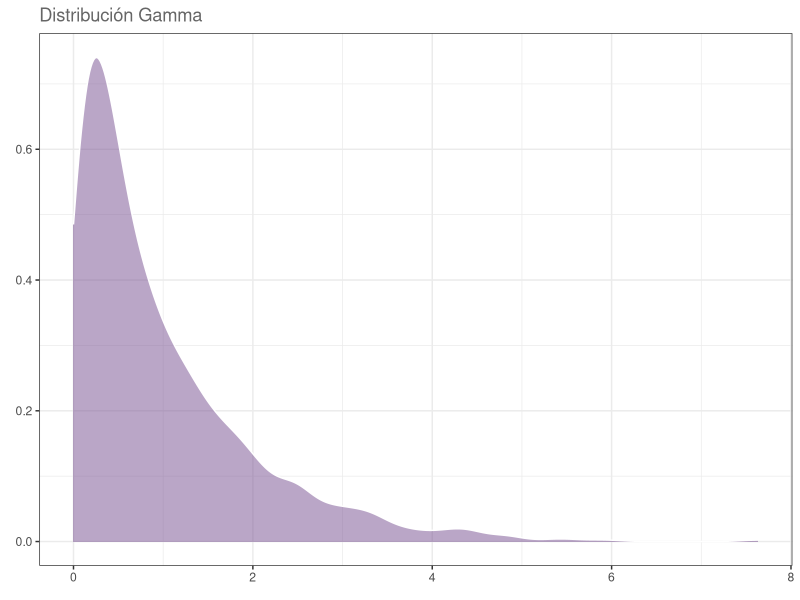
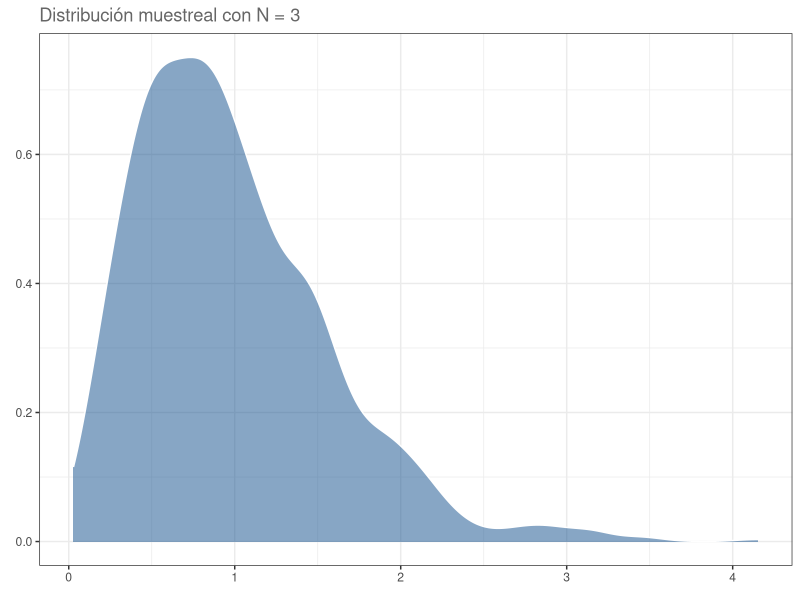
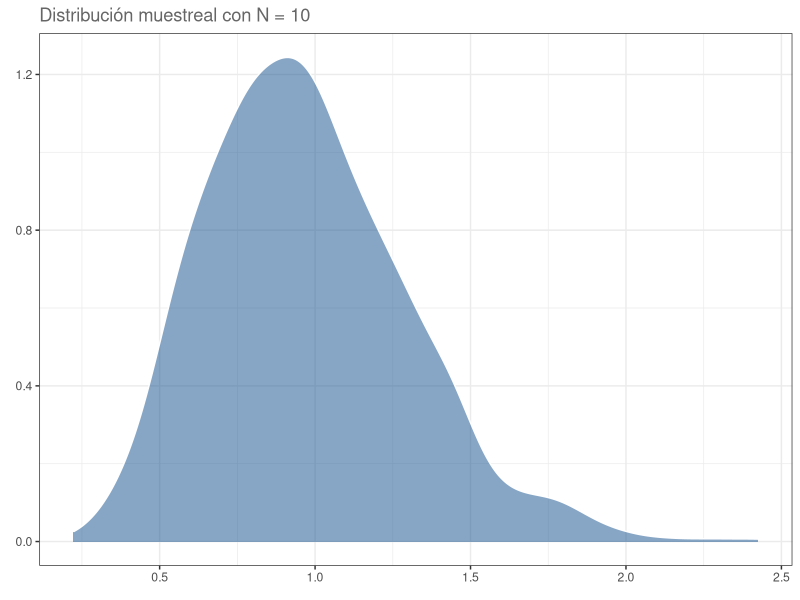
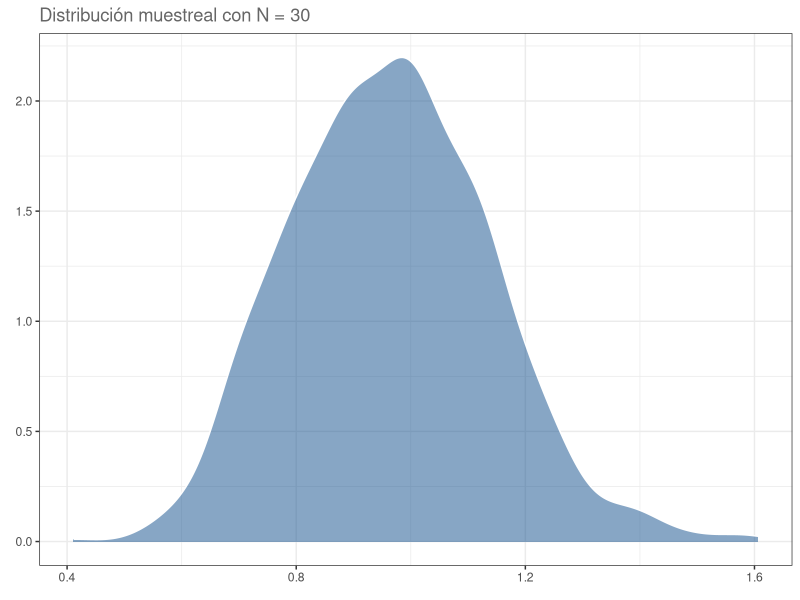
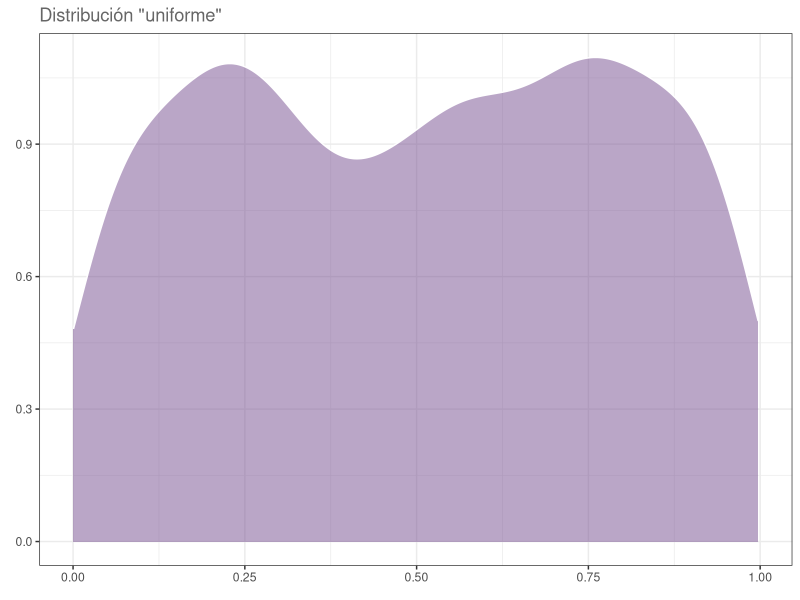
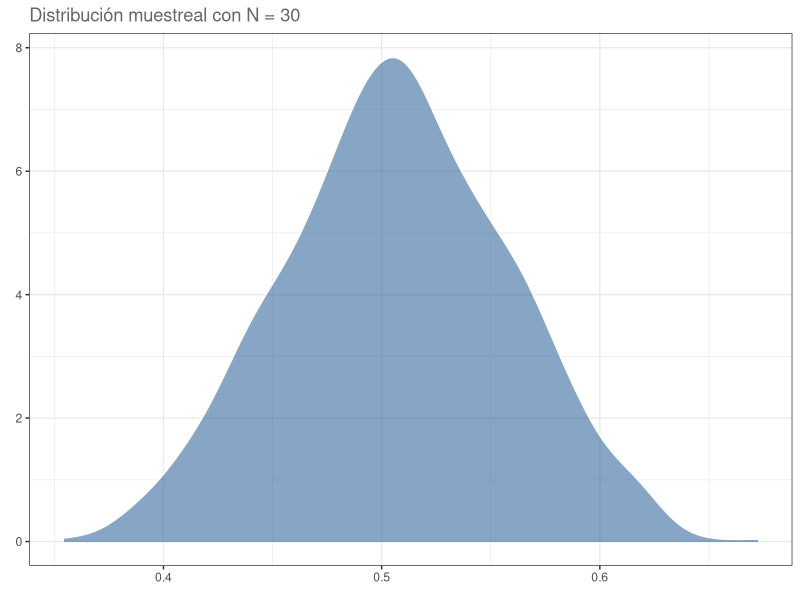
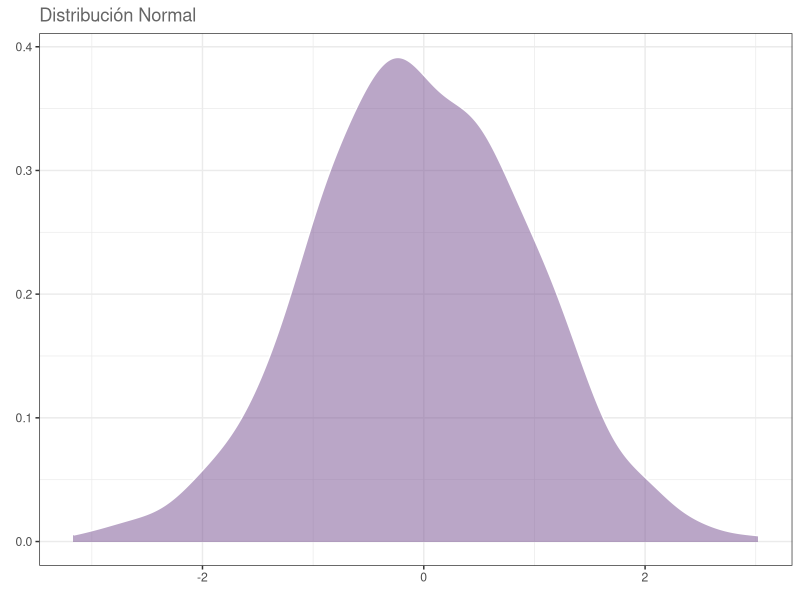
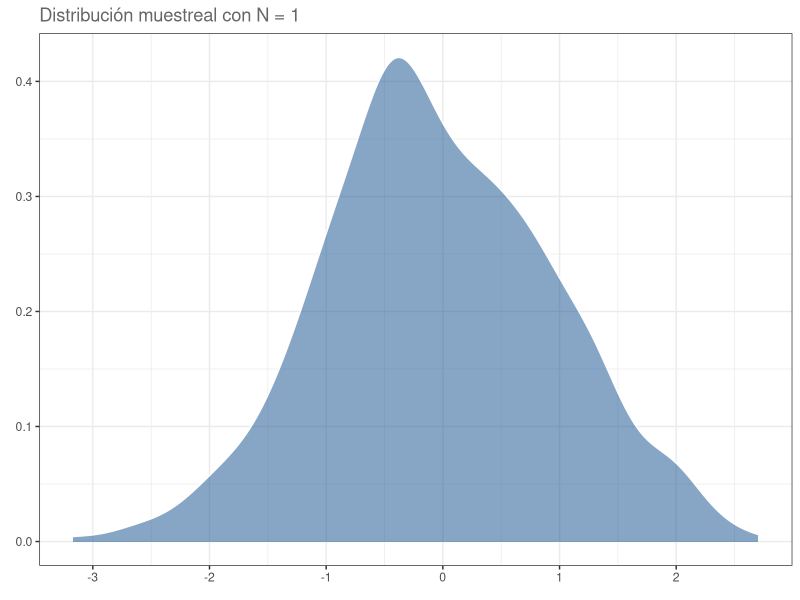

These charts were generated, in order, by the following R code: (Note: this script raises an error after producing the figures.)
## ---- chunk 1
library(ggplot2)
library(corrplot)
library(gridExtra)
library(rstatix)
#library(car)
library(dplyr)
library(ggpubr)
## ---- chunk 2
set.seed(0)
datos <- data.frame(x = 1:1000, y = rgamma(1000, 1))
gamma <- ggplot(data = datos, aes(y)) + 
         geom_density(fill = rgb(118,78,144, maxColorValue = 255), alpha = 0.5, colour = "white") +
         theme_bw() +
         labs(title = "Distribución Gamma",
              x = element_blank(),
              y = element_blank()) +
         theme(text = element_text(colour = "gray40"))

#cairo_pdf("gamma.pdf", family = "Montserrat", height = 5, width = 5*1.6, pointsize = 20)
gamma
#dev.off()
## ---- chunk 3
N = 3
medias <- data.frame(x = 1:1000, y = replicate(1000, mean(sample(datos$y, N))))


dist_n3 <- ggplot(data = medias, aes(y)) +
           geom_density(fill = "dodgerblue4", alpha = 0.5, colour = "white") +
           theme_bw() +
           labs(title = sprintf("Distribución muestreal con N = %d", N),
                x = element_blank(),
                y = element_blank()) +
           theme(text = element_text(colour = "gray40"))

#cairo_pdf("n_3.pdf", family = "Montserrat", height = 5, width = 5*1.6, pointsize = 20)
dist_n3
#dev.off()
## ---- chunk 4
N = 10
medias <- data.frame(x = 1:1000, y = replicate(1000, mean(sample(datos$y, N))))

dist_n10 <- ggplot(data = medias, aes(y)) +
            geom_density(fill = "dodgerblue4", alpha = 0.5, colour = "white") +
            theme_bw() +
            labs(title = sprintf("Distribución muestreal con N = %d", N),
                 x = element_blank(),
                 y = element_blank()) +
            theme(text = element_text(colour = "gray40"))

#cairo_pdf("n_10.pdf", family = "Montserrat", height = 5, width = 5*1.6, pointsize = 20)
dist_n10
#dev.off()
## ---- chunk 5
N = 30
medias <- data.frame(x = 1:1000, y = replicate(1000, mean(sample(datos$y, N))))


dist_n30 <- ggplot(data = medias, aes(y)) +
            geom_density(fill = "dodgerblue4", alpha = 0.5, colour = "white") +
            theme_bw() +
            labs(title = sprintf("Distribución muestreal con N = %d", N),
                 x = element_blank(),
                 y = element_blank()) +
            theme(text = element_text(colour = "gray40"))

#cairo_pdf("n_30.pdf", family = "Montserrat", height = 5, width = 5*1.6, pointsize = 20)
dist_n30
#dev.off()
## ---- chunk 6
N = 30
datos <- data.frame(x = 1:1000, y = runif(1000))
unif <- ggplot(data = datos, aes(y)) + 
        geom_density(fill = rgb(118,78,144, maxColorValue = 255), alpha = 0.5, colour = "white") +
        theme_bw() +
        labs(title = "Distribución \"uniforme\"",
             x = element_blank(),
             y = element_blank()) +
        theme(text = element_text(colour = "gray40"))

#cairo_pdf("unif.pdf", family = "Montserrat", height = 5, width = 5*1.6, pointsize = 20)
unif
#dev.off()
## ---- chunk 7
medias <- data.frame(x = 1:1000, y = replicate(1000, mean(sample(datos$y, N))))

dist_n30 <- ggplot(data = medias, aes(y)) +
            geom_density(fill = "dodgerblue4", alpha = 0.5, colour = "white") +
            theme_bw() +
            labs(title = sprintf("Distribución muestreal con N = %d", N),
                 x = element_blank(),
                 y = element_blank()) +
            theme(text = element_text(colour = "gray40"))

#cairo_pdf("n_30u.pdf", family = "Montserrat", height = 5, width = 5*1.6, pointsize = 20)
dist_n30
#dev.off()
## ---- chunk 8
N = 1
datos <- data.frame(x = 1:1000, y = rnorm(1000))
norm <- ggplot(data = datos, aes(y)) + 
        geom_density(fill = rgb(118,78,144, maxColorValue = 255), alpha = 0.5, colour = "white") +
        theme_bw() +
        labs(title = "Distribución Normal",
             x = element_blank(),
             y = element_blank()) +
        theme(text = element_text(colour = "gray40"))

#cairo_pdf("norm.pdf", family = "Montserrat", height = 5, width = 5*1.6, pointsize = 20)
norm
#dev.off()
## ---- chunk 9
medias <- data.frame(x = 1:1000, y = replicate(1000, mean(sample(datos$y, N))))

dist_n1 <- ggplot(data = medias, aes(y)) +
           geom_density(fill = "dodgerblue4", alpha = 0.5, colour = "white") +
           theme_bw() +
           labs(title = sprintf("Distribución muestreal con N = %d", N),
                x = element_blank(),
                y = element_blank()) +
           theme(text = element_text(colour = "gray40"))

#cairo_pdf("n_1.pdf", family = "Montserrat", height = 5, width = 5*1.6, pointsize = 20)
dist_n1
#dev.off()
## ---- chunk 10
sexos <- c(machos = 142, hembras = 190)
sex_chi <- chisq.test(sexos)
sex_chi
## ---- chunk 11
chi_data <- data.frame(x = rchisq(1000, 1))

chisq_plot <- ggplot(data = chi_data, aes(x)) +
              geom_density(fill = rgb(118,78,144, maxColorValue = 255), alpha = 0.5, colour = "white") +
              geom_vline(xintercept = sex_chi$statistic, color = "firebrick") +
              annotate(geom = "text", x = sex_chi$statistic+1.1, y = 1, label = sprintf("X^2 = %.2f", round(sex_chi$statistic, 2))) +
              theme_bw() +
              labs(title = sprintf("Distribución X^2 teórica (g.l = %d)", sex_chi$parameter),
                   x = element_blank(),
                   y = element_blank()) +
             theme(text = element_text(colour = "gray40"))
#cairo_pdf("chi_plot.pdf", family = "Montserrat", height = 5, width = 5*1.6, pointsize = 20)
chisq_plot
#dev.off()
## ---- chunk 12
chisq.test(sexos, p = c(0.4, 0.6))
## ---- chunk 13
vacunas <- data.frame(no_vacuna = c(23, 8, 61), vacuna = c(5, 10, 77), row.names = c("neumococo", "otra_neumonia", "sin_neumonia"))
vacunas
## ---- chunk 14
vacs <- chisq.test(vacunas)
vacs
## ---- chunk 15
vacs$residuals
## ---- chunk 16
contrib <- 100*((vacs$residuals^2)/vacs$statistic)
contrib
## ---- chunk 17
corrplot::corrplot(contrib, is.corr = F)
## ---- chunk 18
dc <- openxlsx::read.xlsx("data/datos_t.xlsx", sheet = 1)
dc
## ---- chunk 19
set.seed(0)
norm_plot <- ggplot(data = dc, aes(DC)) +
             geom_density(fill = rgb(118,78,144, maxColorValue = 255), colour = "white", alpha = 0.5) +
             stat_function(fun = dnorm, n = 100, args = list(mean = mean(dc$DC), sd = sd(dc$DC))) +
             # Límites expandidos para visualizar el kde normal "completo".
             #El kde observado se encuentra extendido más allá de los límites de los datos:
             xlim(c(40, 65)) + 
             theme_bw() +
             labs(title = "Gráfico de densidad de DC (morado) vs. normal teórica (línea negra)",
                  x = element_blank(),
                  y = element_blank()) +
             theme(text = element_text(colour = "gray40"))

#cairo_pdf("norm_plot.pdf", height = 5, width = 5*1.6, pointsize = 20)
norm_plot
#dev.off()
## ---- chunk 20
shapiro.test(dc$DC)
## ---- chunk 21
means <- NA
sds <- NA

for (i in 1:1000) {
  norm_data <- rnorm(10)
  means[i] <- mean(norm_data)
  sds[i] <- sd(norm_data)
}

mean_sd <- data.frame(mean = means, sd = sds)

prop_2 <- ggplot(data = mean_sd, aes(x = mean, y = sd)) +
          geom_point(color = "dodgerblue4", size = 2, alpha = 0.5) +
          theme_bw() +
          labs(title = "Segunda Propiedad Conocida de la Distribución Normal",
               subtitle = "1000 muestreos de una población normal",
               x = "Media",
               y = "Desviación Estándar") +
          theme(text = element_text(colour = "gray40"))
#cairo_pdf("prop_2.pdf", family = "Montserrat", height = 5, width = 5*1.6, pointsize = 20)
prop_2
#dev.off()
## ---- chunk 22
means <- NA
sds <- NA

for (i in 1:1000) {
  gamma_data <- rgamma(10, shape = 1)
  means[i] <- mean(gamma_data)
  sds[i] <- sd(gamma_data)
}

mean_sd <- data.frame(mean = means, sd = sds)

prop_g <- ggplot(data = mean_sd, aes(x = mean, y = sd)) +
          geom_point(color = "dodgerblue4", size = 2, alpha = 0.5) +
          theme_bw() +
          labs(title = "Segunda Propiedad Conocida de la Distribución Normal",
               subtitle = "1000 muestreos de una población gamma",
               x = "Media",
               y = "Desviación Estándar") +
          theme(text = element_text(colour = "gray40"))

#cairo_pdf("prop_g.pdf", family = "Montserrat", height = 5, width = 5*1.6, pointsize = 20)
prop_g
#dev.off()
## ---- chunk 23
ks.test(dc$DC, "pnorm")
## ---- chunk 24
# Generamos una cdf normal teórica:
cdf <- data.frame(norm = rnorm(1000, mean = mean(dc$DC), sd = sd(dc$DC)))
# Graficamos una vs. la otra:
cdfplot <- ggplot(data = dc, aes(DC)) +
           stat_ecdf(geom = "step", colour = rgb(118,78,144, maxColorValue = 255), alpha = 1) +
           stat_ecdf(data = cdf, aes(norm), geom = "line", colour = "black") +
           theme_bw() +
           labs(title = "Densidades empírica (morado) y teórica (negro) Acumuladas para DC",
                x = element_blank(),
                y = element_blank())

#cairo_pdf("cdf.pdf", family = "Montserrat", height = 5, width = 5*1.6, pointsize = 20)
cdfplot
#dev.off()
## ---- chunk 25
anov_sim <- data.frame(grupo = as.factor(c(rep("A", 1000), rep("B", 1000))),
                       y = c(rnorm(1000, mean = 10, sd = 1), rnorm(1000, mean = 20, sd = 1)))

dentro_plot <- ggplot(data = anov_sim, aes(y, fill = grupo, alpha = 0.5)) +
               geom_density(trim = T, show.legend = F, colour = "white") +
               theme_minimal() +
               labs(title = "Varianza dentro de los grupos",
                    x = element_blank(),
                    y = element_blank()) +
               scale_y_continuous(labels = NULL) +
               xlim(c(5, 25))
dentro_plot
## ---- chunk 26
anov_sim$tot <- rnorm(200, mean = 15, sd = sd(anov_sim$y))
entre_plot <- ggplot(data = anov_sim, aes(tot)) + 
              geom_density(fill = "dodgerblue4", alpha = 0.5, colour = "white") +
              theme_minimal() +
              labs(title = "Varianza entre los grupos",
                   x = element_blank(),
                   y = element_blank()) +
              scale_y_continuous(labels = NULL) +
              xlim(c(5, 25))
entre_plot
## ---- chunk 27
#cairo_pdf("anova_plot.pdf", family = "Montserrat", height = 5, width = 5*1.6, pointsize = 20)
gridExtra::grid.arrange(entre_plot, dentro_plot)
#dev.off()
## ---- chunk 28
anov_sim2 <- data.frame(grupo = as.factor(c(rep("A", 1000), rep("B", 1000))),
                        y = c(rnorm(1000, mean = 10, sd = 1), rnorm(1000, mean = 11, sd = 1)))
anov_sim2$tot <- rnorm(2000, mean(10.5), sd(anov_sim2$y))
dentro_plot2 <- ggplot(data = anov_sim2, aes(y, fill = grupo, alpha = 0.5)) +
               geom_density(trim = T, show.legend = F, colour = "white") +
               theme_minimal() +
               labs(title = "Varianza dentro de los grupos",
                    x = element_blank(),
                    y = element_blank()) +
               scale_y_continuous(labels = NULL) +
               xlim(c(5, 15))
entre_plot2 <- ggplot(data = anov_sim2, aes(tot)) + 
              geom_density(fill = "dodgerblue4", alpha = 0.5, colour = "white") +
              theme_minimal() +
              labs(title = "Varianza entre los grupos",
                   x = element_blank(),
                   y = element_blank()) +
              scale_y_continuous(labels = NULL) +
              xlim(c(5, 15))
#cairo_pdf("anova_plot2.pdf", family = "Montserrat", height = 5, width = 5*1.6, pointsize = 20)
gridExtra::grid.arrange(entre_plot2, dentro_plot2)
#dev.off()
## ---- chunk 29
bartlett.test(y~grupo, data = anov_sim)
## ---- chunk 30
car::leveneTest(y~grupo, data = anov_sim)
## ---- chunk 31
df <- read.table("data/Datos1.csv", header = F, skip = 1, sep = ",")
colnames(df) <- c("Dieta", "Periodo", "Rep", "LT", "PT", "id")
df$Periodo <- factor(df$Periodo, levels = c("I", "M", "F"))
head(df)
## ---- chunk 32
#Normalidad
## Data.frame a llenar
norm <- data.frame(grupo = NA, W = NA, p = NA)

## Niveles a probar:
lvls <- levels(df$Periodo)

for (i in seq_along(lvls)) {
  temp <- shapiro.test(df$PT[df$Periodo == lvls[i]])
  norm[i,] <- c(lvls[i], temp$statistic, temp$p.value)
}
norm
## ---- chunk 33
ggplot(data = df, aes(x = Periodo, y = PT, fill = Periodo)) +
  geom_violin(alpha = 0.5, show.legend = F) +
  labs(title = "Distribución de PT en los tres momentos de medición",
       x = element_blank(),
       y = element_blank()) +
  theme_bw()
## ---- chunk 34
car::leveneTest(PT~Periodo, data = df)
## ---- chunk 35
una_via <- aov(PT~Periodo, data = df)
summary(una_via)
## ---- chunk 36
TukeyHSD(una_via)
## ---- chunk 37
#Normalidad
df$Dieta <- factor(df$Dieta, levels = c("A", "B", "C"))
## Data.frame a llenar
norm <- data.frame(grupo = NA, W = NA, p = NA)

## Niveles a probar:
lvls <- levels(df$Dieta)

for (i in seq_along(lvls)) {
  temp <- shapiro.test(df$PT[df$Dieta == lvls[i]])
  norm[i,] <- c(lvls[i], temp$statistic, temp$p.value)
}
norm
## ---- chunk 38
car::leveneTest(PT~Dieta, data = df)
## ---- chunk 39
dos_vias <- aov(PT~Dieta+Periodo, data = df)
summary(dos_vias)
## ---- chunk 40
TukeyHSD(dos_vias)
## ---- chunk 41
ggplot(data = df, aes(x = Dieta, y = PT, fill = Periodo)) +
  geom_violin(alpha = 0.5, show.legend = T) +
  labs(title = "Distribución de PT en los tres momentos de medición",
       x = element_blank(),
       y = element_blank()) +
  theme_bw()
## ---- chunk 42
df$Rep <- factor(df$Rep, levels = c("A", "B"))
## ---- chunk 43
## Data.frame a llenar
norm <- data.frame(grupo = NA, W = NA, p = NA)

## Niveles a probar:
lvls <- levels(df$Rep)

for (i in seq_along(lvls)) {
  temp <- shapiro.test(df$PT[df$Rep == lvls[i]])
  norm[i,] <- c(lvls[i], temp$statistic, temp$p.value)
}
norm
## ---- chunk 44
car::leveneTest(PT~Rep, data = df)
## ---- chunk 45
fact <- aov(PT~Dieta*Periodo*Rep, data = df)
summary(fact)
## ---- chunk 46
TukeyHSD(fact)$"Periodo:Rep"
## ---- chunk 47
data("selfesteem", package = "datarium")
head(selfesteem)
## ---- chunk 48
estima <- reshape2::melt(selfesteem, # Datos a modificar
                         id.vars = "id", # Identificador para cada individuo
                         measure.vars = c("t1", "t2", "t3"), # Variables en columnas
                         variable.name = "tiempo", # Nombre de la nueva variable de agrupamiento
                         value.name = "estima") # Nombre de la nueva variable medida
head(estima)
## ---- chunk 49
# Toma el data.frame, agrúpalo por tiempo y para cada nivel aplica la función shapiro_test a la columna estima:
estima %>% group_by(tiempo) %>% shapiro_test(estima)
## ---- chunk 50
anova_rep1 <- rstatix::anova_test(data = estima, dv = estima, wid = id, within = tiempo)
get_anova_table(anova_rep1)
## ---- chunk 51
pwt <- pairwise_t_test(data = estima, estima~tiempo, paired = T, p.adjust.method = "bonferroni")
pwt
## ---- chunk 52
data("selfesteem2", package = "datarium")
estima2 <- reshape2::melt(selfesteem2, # Datos a modificar
                         id.vars = c("id", "treatment"), # Identificadores para cada individuo
                         measure.vars = c("t1", "t2", "t3"), # Variables en columnas
                         variable.name = "tiempo", # Nombre de la nueva variable de agrupamiento
                         value.name = "estima") # Nombre de la nueva variable medida
head(estima2)
## ---- chunk 53
estima2 %>% group_by(treatment, tiempo) %>% shapiro_test(estima)
## ---- chunk 54
ggpubr::ggqqplot(estima2, "estima", ggtheme = theme_bw()) + facet_grid(tiempo~treatment, labeller = "label_both")
## ---- chunk 55
anova_rep2 <- anova_test(data = estima2, dv = estima, wid = id, within = c(treatment, tiempo))
get_anova_table(anova_rep2)
## ---- chunk 56
anova_rep2_post1 <- estima2 %>%
                    group_by(tiempo) %>% # Agrupa la base por cada nivel de tiempo
                    anova_test(dv = estima, wid = id, within = treatment) %>% # Aplica un ANOVA de medidas repetidas para cada nivel
                    get_anova_table() %>% # Extrae los resultados
                    adjust_pvalue(method = "bonferroni") # Ajusta los valores de p

anova_rep2_post1
## ---- chunk 57
pwt_2 <- estima2 %>%
         group_by(tiempo) %>%
         pairwise_t_test(estima~treatment, paired = T, p.adjust.method = "bonferroni")
pwt_2
